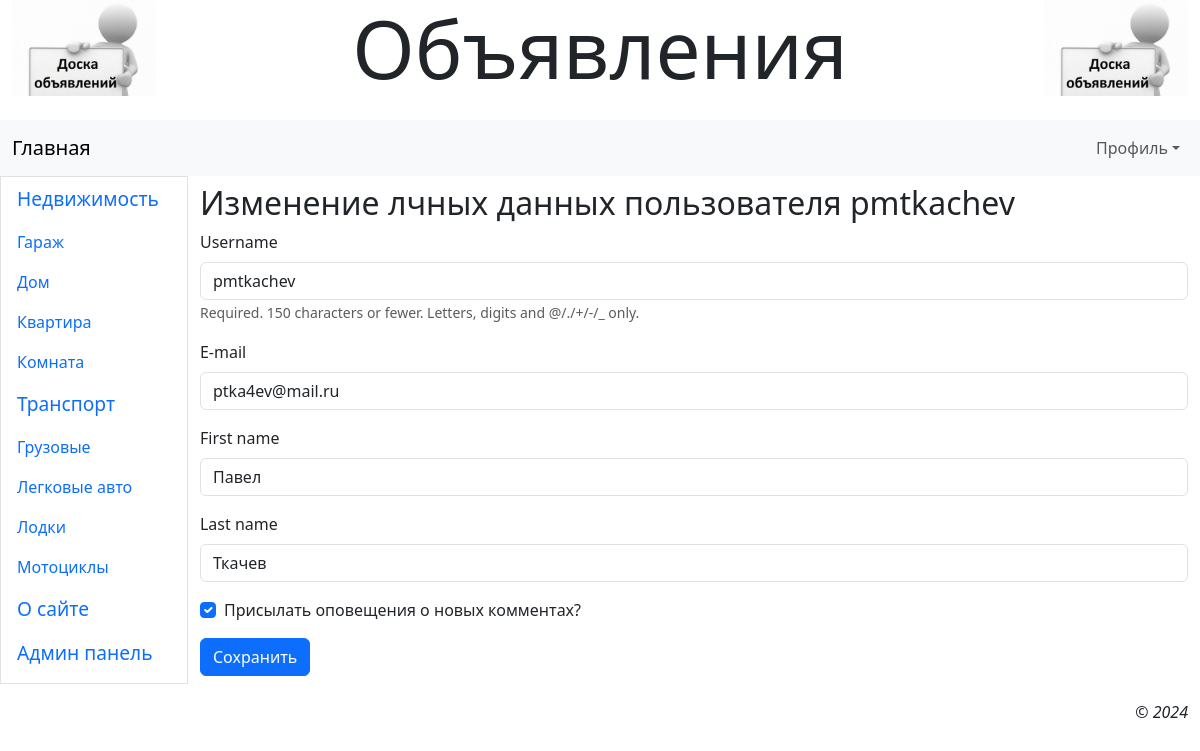
The app's page /accounts/profile/edit/ (signed in) with its own data.
### mainapp/models.py (models this page shows, shortened)
class Rubric(models.Model):
    name = models.CharField(max_length=20, unique=True, verbose_name='Название')
    order = models.SmallIntegerField(default=0, db_index=True, verbose_name='Порядок')
    super_rubric = models.ForeignKey('SuperRubric', on_delete=models.PROTECT, null=True, blank=True,
                                     verbose_name='Надрубрика')

class AdvUser(AbstractUser):
    is_activated = models.BooleanField(default=True, db_index=True, verbose_name='Прошел активацию?')
    send_message = models.BooleanField(default=True, verbose_name='Присылать оповещения о новых комментах?')
    class Meta:
        verbose_name = 'Пользователь'
        verbose_name_plural = 'Пользователи'

### mainapp/views.py (the view)
# urls.py: path('accounts/profile/edit/', ProfileEditView.as_view(), name='profile_edit'),
class ProfileEditView(SuccessMessageMixin, LoginRequiredMixin, UpdateView):
    model = AdvUser
    template_name = 'mainapp/profile_edit.html'
    form_class = ProfileEditForm
    success_url = reverse_lazy('mainapp:profile')
    success_message = 'Данные пользователя изменены'
    def setup(self, request, *args, **kwargs):
        self.user_id = request.user.pk
        return super().setup(request, *args, **kwargs)
    def get_object(self, queryset=None):
        if not queryset:
            queryset = self.get_queryset()
        return get_object_or_404(queryset, pk=self.user_id)

### mainapp/forms.py
class ProfileEditForm(forms.ModelForm):
    email = forms.EmailField(required=True, label='E-mail')
    class Meta:
        model = AdvUser
        fields = ('username', 'email', 'first_name', 'last_name', 'send_message')

### mainapp/models.py (called while the page is built)
    def get_queryset(self):
        return super().get_queryset().filter(super_rubric__isnull=False)

### mainapp/templates/mainapp/profile_edit.html (shortened to what this page needs)
{% extends 'layout/base.html' %}
{% load django_bootstrap5 %}
{% block content %}
    <h2>Изменение лчных данных пользователя {{ user.username }}</h2>
    <form method="post">
        {% bootstrap_form form layout='horizontal' %}
        {% bootstrap_button 'Сохранить' %}
    </form>
{% endblock %}

### mainapp/templates/layout/base.html (shortened to what this page needs)
{% load django_bootstrap5 %}
{% load static %}
<!DOCTYPE html>
<html>
<head>
    {% bootstrap_css %}
    <link rel="stylesheet" type="text/css" href="{% static 'mainapp/style.css' %}">
</head>
<body class="container-fluid">
<header class="mb-4">
    <h1 class="display-1 text-center">Объявления</h1>
</header>
<nav class="row navbar navbar-expand-md bg-light">
    <div class="col container">
        <a class="navbar-brand" href="{% url 'mainapp:index' %}">Главная</a>
        <div class="collapse navbar-collapse justify-content-end" id="navbarNav">
            <div class="navbar-nav">
                {% if user.is_authenticated %}
                    <div class="nav-item dropdown">
                        <a class="nav-link dropdown-toggle" data-bs-toggle="dropdown" href="#">Профиль</a>
                    </div>
                {% else %}
                    <a class="nav-link" href="{% url 'mainapp:register' %}">Регистрация</a>
                    <a class="nav-link" href="{% url 'mainapp:login' %}">Вход</a>
                {% endif %}
            </div>
        </div>
    </div>
</nav>
<div class="row">
    <nav class="col-md-auto nav flex-column border">
        {% for rubric in rubrics %}
            {% ifchanged rubric.super_rubric.pk %}
                <span class="nav-link root">{{ rubric.super_rubric.name }}</span>
            {% endifchanged %}
            <a class="nav-link" href="{% url 'mainapp:rubric_bbs' pk=rubric.pk %}">{{ rubric.name }}</a>
        {% endfor %}
        <a class="nav-link root" href="{% url 'mainapp:other' page='about' %}">О сайте</a>
        {% if user.is_superuser %}
            <a class="nav-link root" href="{% url 'admin:index' %}">Админ панель</a>
        {% endif %}
    </nav>
    <main class="col py-2">
        {% block content %}
        {% endblock %}
    </main>
</div>
<footer class="mt-3">
    <p class="text-end fst-italic">&copy; 2024</p>
</footer>
</body>
</html>

### mainapp/static/mainapp/style.css (style rules this page uses)
header h1 { background: url("bg.jpg") left / auto 100% no-repeat, url("bg.jpg") right /auto 100% no-repeat; }
.root { font-size: larger; }

### records on screen
Rubric: super_rubric.name "Недвижимость", name "Гараж"
Rubric: name "Дом"
Rubric: name "Квартира"
Rubric: name "Комната"
Rubric: super_rubric.name "Транспорт", name "Грузовые"
Rubric: name "Легковые авто"
Rubric: name "Лодки"
Rubric: name "Мотоциклы"
AdvUser: username "pmtkachev", email "ptka4ev@mail.ru", first_name "Павел", last_name "Ткачев", send_message "☑"
